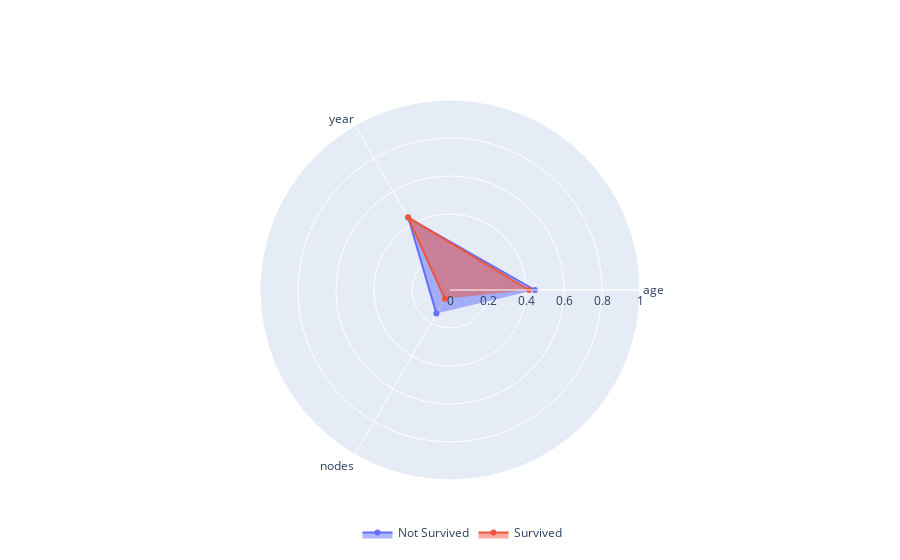

The notebook cell this image was saved under:
### Code cell
haberman = pd.read_csv('haberman.csv',names = ["age", "year", "nodes", "survival"])
haberman.survival = haberman.survival-1
get_radar_plot(haberman, target_name='survival', category_0_label = "Survived", category_1_label = "Not Survived")

### Figure 1 — Plotly figure (JSON) as saved in the notebook; plotly's stock layout.template omitted (floating-point values rounded to 4 significant figures)
{"data": [{"fill": "toself", "name": "Not Survived", "r": [0.4468, 0.4388, 0.1434], "theta": ["age", "year", "nodes"], "type": "scatterpolar"}, {"fill": "toself", "name": "Survived", "r": [0.4154, 0.442, 0.05368], "theta": ["age", "year", "nodes"], "type": "scatterpolar"}], "layout": {"legend": {"orientation": "h", "x": 0.375, "xanchor": "left", "y": -0.1, "yanchor": "top"}, "paper_bgcolor": "rgba(0, 0, 0, 0)", "plot_bgcolor": "rgba(10, 10, 10, 0.1)", "polar": {"radialaxis": {"range": [0, 1], "visible": true}}, "showlegend": true}}
